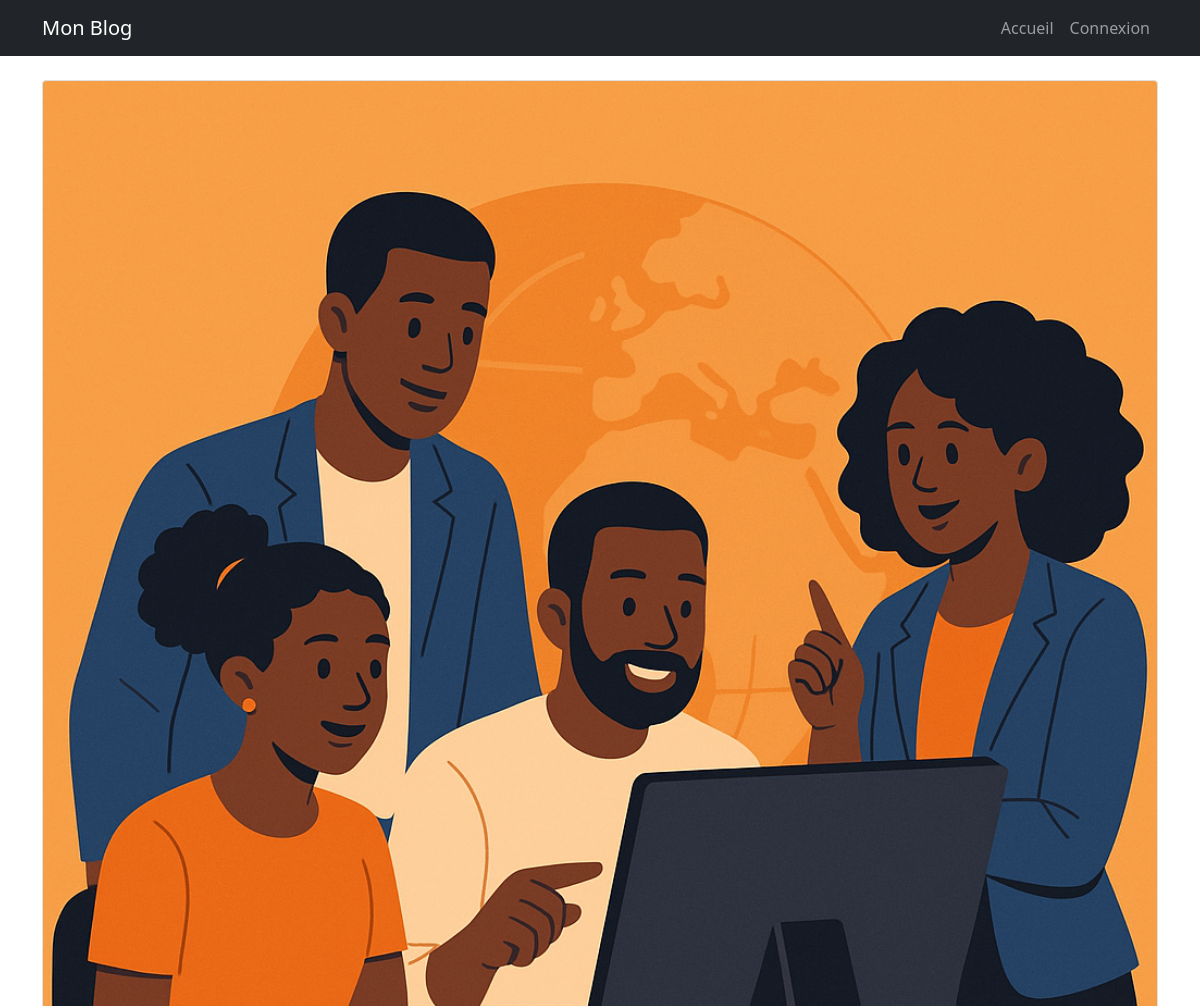
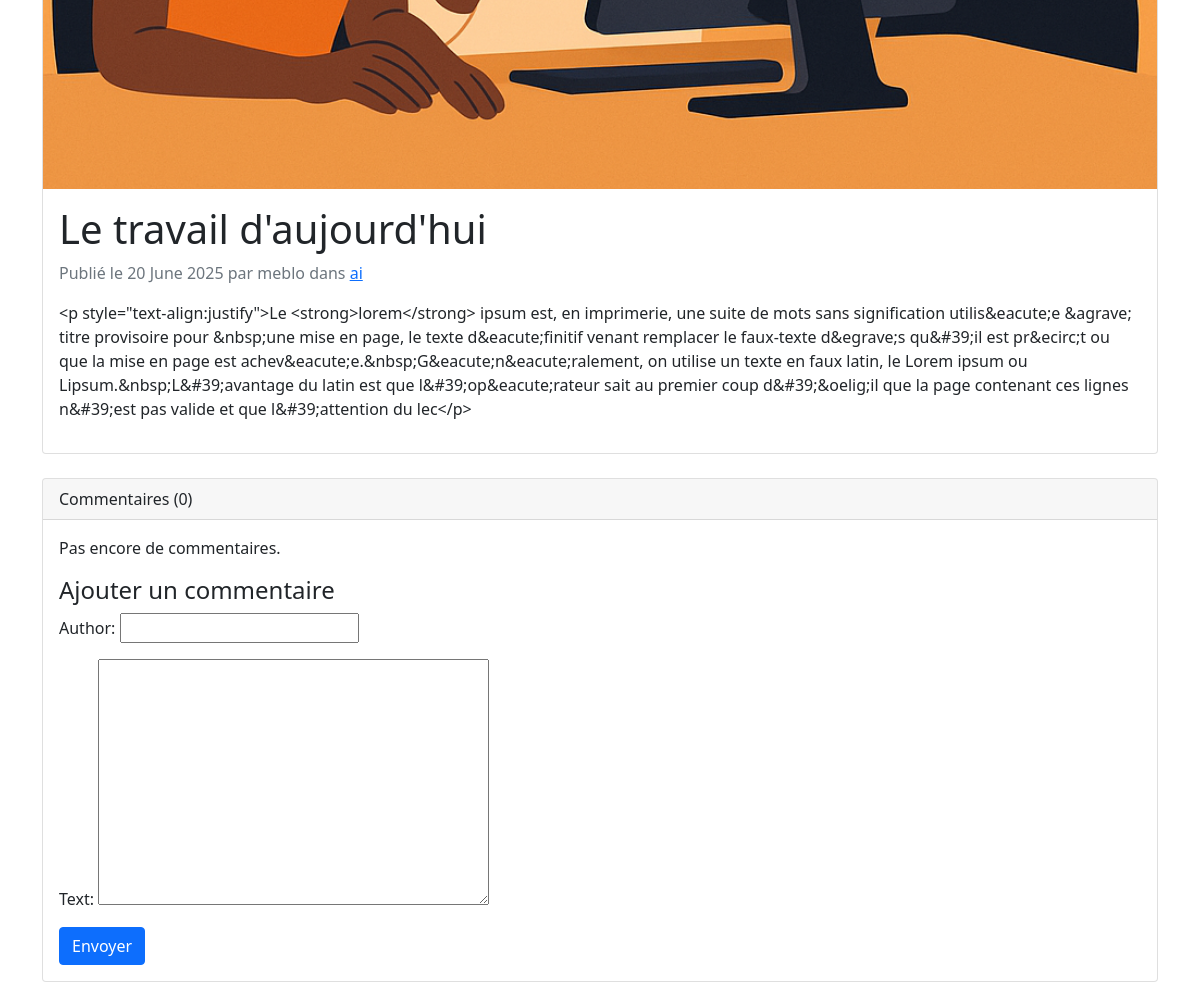
The app's page /post/le-travail-daujourdhui/ with its own data (2 pictures, top to bottom).
### blog/models.py (models this page shows, shortened)
class Post(models.Model):
    title = models.CharField(max_length=200)
    content = RichTextUploadingField()
    published_date = models.DateTimeField(default=timezone.now)
    author = models.ForeignKey(User, on_delete=models.CASCADE)
    category = models.ForeignKey(Category, on_delete=models.SET_NULL, null=True)
    image = models.ImageField(upload_to='blog_images/', null=True, blank=True)
    slug = models.SlugField(unique=True, max_length=200)
    class Meta:
        ordering = ['-published_date']

class Category(models.Model):
    name = models.CharField(max_length=100)

### blog/views.py (the view)
# urls.py: path('post/<slug:slug>/', views.post_detail, name='post_detail'),
def post_detail(request, slug):
    post = get_object_or_404(Post, slug=slug)
    comments = post.comments.filter(approved_comment=True)
    if request.method == 'POST':
        form = CommentForm(request.POST)
        if form.is_valid():
            comment = form.save(commit=False)
            comment.post = post
            comment.save()
            return redirect('post_detail', slug=post.slug)
    else:
        form = CommentForm()
    context = {
        'post': post,
        'comments': comments,
        'form': form,
    }
    return render(request, 'blog/post_detail.html', context)

### blog/forms.py
class CommentForm(forms.ModelForm):
    class Meta:
        model = Comment
        fields = ('author', 'text')

### blog/templates/blog/post_detail.html (shortened to what this page needs)
{% extends 'blog/base.html' %}
{% block content %}
    <div class="card mb-4">
        {% if post.image %}
            <img src="{{ post.image.url }}" class="card-img-top" alt="{{ post.title }}">
        {% endif %}
        <div class="card-body">
            <h1 class="card-title">{{ post.title }}</h1>
            <p class="card-text text-muted">
                Publié le {{ post.published_date|date:"d F Y" }} par {{ post.author.username }}
                {% if post.category %}
                    dans <a href="?category={{ post.category.id }}">{{ post.category.name }}</a>
                {% endif %}
            </p>
            <p class="card-text">{{ post.content|linebreaks }}</p>
        </div>
    </div>
    <div class="card mb-4">
        <div class="card-header">
            Commentaires ({{ comments.count }})
        </div>
        <div class="card-body">
            {% for comment in comments %}
                <div class="mb-3">
                    <strong>{{ comment.author }}</strong>
                    <span class="text-muted">le {{ comment.created_date|date:"d F Y à H:i" }}</span>
                    <p>{{ comment.text|linebreaks }}</p>
                </div>
            {% empty %}
                <p>Pas encore de commentaires.</p>
            {% endfor %}
            <h4>Ajouter un commentaire</h4>
            <form method="post">
                {{ form.as_p }}
                <button type="submit" class="btn btn-primary">Envoyer</button>
            </form>
        </div>
    </div>
{% endblock %}

### records on screen
Post: image (picture), title "Le travail d'aujourd'hui", published_date "20 June 2025", author.username "meblo", category.name "ai", content "<p style=\"text-align:justify\">Le <strong>lorem</strong> ipsum est, en imprimerie, une suite de mots sans signification utilis&eacute;e &agrave; titre provisoire pour &nbsp;une mise en page, le texte d&eacute;finitif venant remplacer le faux-texte d&egrave;s qu&#39;il est pr&ecirc;t ou que la mise en page est achev&eacute;e.&nbsp;G&eacute;n&eacute;ralement, on utilise un texte en faux latin, le Lorem ipsum ou Lipsum.&nbsp;L&#39;avantage du latin est que l&#39;op&eacute;rateur sait au premier coup d&#39;&oelig;il que la page contenant ces lignes n&#39;est pas valide et que l&#39;attention du lec</p>"

### other values on screen
{{ comments.count }} "0"
